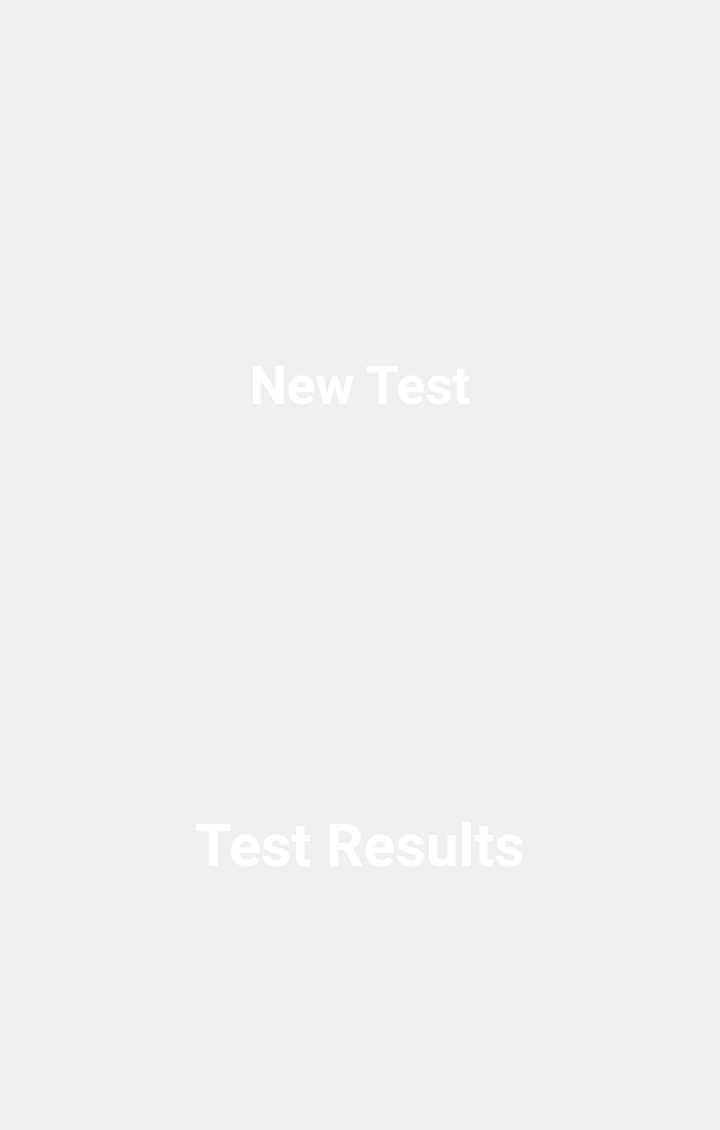
<?xml version="1.0" encoding="UTF-8"?>
<ui version="4.0">
 <class>HomeScreen</class>
 <widget class="QDialog" name="HomeScreen">
  <property name="geometry">
   <rect>
    <x>0</x>
    <y>0</y>
    <width>720</width>
    <height>1130</height>
   </rect>
  </property>
  <property name="font">
   <font>
    <family>Roboto</family>
   </font>
  </property>
  <property name="windowTitle">
   <string>Dialog</string>
  </property>
  <widget class="QStackedWidget" name="stackedWidget">
   <property name="geometry">
    <rect>
     <x>0</x>
     <y>0</y>
     <width>720</width>
     <height>1130</height>
    </rect>
   </property>
   <property name="sizePolicy">
    <sizepolicy hsizetype="Fixed" vsizetype="Fixed">
     <horstretch>0</horstretch>
     <verstretch>0</verstretch>
    </sizepolicy>
   </property>
   <property name="maximumSize">
    <size>
     <width>720</width>
     <height>1280</height>
    </size>
   </property>
   <property name="font">
    <font>
     <pointsize>4</pointsize>
    </font>
   </property>
   <property name="styleSheet">
    <string notr="true"/>
   </property>
   <property name="currentIndex">
    <number>0</number>
   </property>
   <widget class="QWidget" name="page">
    <property name="maximumSize">
     <size>
      <width>720</width>
      <height>1280</height>
     </size>
    </property>
    <widget class="QPushButton" name="buttonViewTestResults">
     <property name="geometry">
      <rect>
       <x>200</x>
       <y>480</y>
       <width>325</width>
       <height>325</height>
      </rect>
     </property>
     <property name="font">
      <font>
       <family>Roboto</family>
      </font>
     </property>
     <property name="styleSheet">
      <string notr="true">border-radius: 70%;
background-color: rgb(255, 255, 255,0);</string>
     </property>
     <property name="text">
      <string/>
     </property>
     <property name="icon">
      <iconset resource="resources.qrc">
       <normaloff>:/Images/XatekUI_ViewTestResults.png</normaloff>:/Images/XatekUI_ViewTestResults.png</iconset>
     </property>
     <property name="iconSize">
      <size>
       <width>325</width>
       <height>325</height>
      </size>
     </property>
    </widget>
    <widget class="QPushButton" name="buttonStartNewTest">
     <property name="geometry">
      <rect>
       <x>190</x>
       <y>20</y>
       <width>325</width>
       <height>325</height>
      </rect>
     </property>
     <property name="font">
      <font>
       <family>Roboto</family>
      </font>
     </property>
     <property name="styleSheet">
      <string notr="true">border-radius: 70%;
background-color: rgb(255, 255, 255,0);
Layer.enabled: rounded;</string>
     </property>
     <property name="text">
      <string/>
     </property>
     <property name="icon">
      <iconset resource="resources.qrc">
       <normaloff>:/Images/XatekUI_StartNewTest.png</normaloff>:/Images/XatekUI_StartNewTest.png</iconset>
     </property>
     <property name="iconSize">
      <size>
       <width>325</width>
       <height>325</height>
      </size>
     </property>
    </widget>
    <widget class="QLabel" name="labelNewTest">
     <property name="geometry">
      <rect>
       <x>0</x>
       <y>360</y>
       <width>720</width>
       <height>51</height>
      </rect>
     </property>
     <property name="font">
      <font>
       <family>Roboto</family>
       <pointsize>40</pointsize>
       <weight>75</weight>
       <bold>true</bold>
      </font>
     </property>
     <property name="styleSheet">
      <string notr="true">background-color: rgb(255, 255, 255,0);
color: white;</string>
     </property>
     <property name="text">
      <string>New Test</string>
     </property>
     <property name="alignment">
      <set>Qt::AlignCenter</set>
     </property>
    </widget>
    <widget class="QLabel" name="labelTestResults">
     <property name="geometry">
      <rect>
       <x>0</x>
       <y>820</y>
       <width>720</width>
       <height>51</height>
      </rect>
     </property>
     <property name="font">
      <font>
       <family>Roboto</family>
       <pointsize>44</pointsize>
       <weight>75</weight>
       <bold>true</bold>
      </font>
     </property>
     <property name="styleSheet">
      <string notr="true">background-color: rgb(255, 255, 255,0);
color: white;</string>
     </property>
     <property name="text">
      <string>Test Results</string>
     </property>
     <property name="alignment">
      <set>Qt::AlignCenter</set>
     </property>
    </widget>
   </widget>
  </widget>
 </widget>
 <tabstops>
  <tabstop>buttonStartNewTest</tabstop>
  <tabstop>buttonViewTestResults</tabstop>
 </tabstops>
 <resources>
  <include location="resources.qrc"/>
 </resources>
 <connections/>
</ui>
